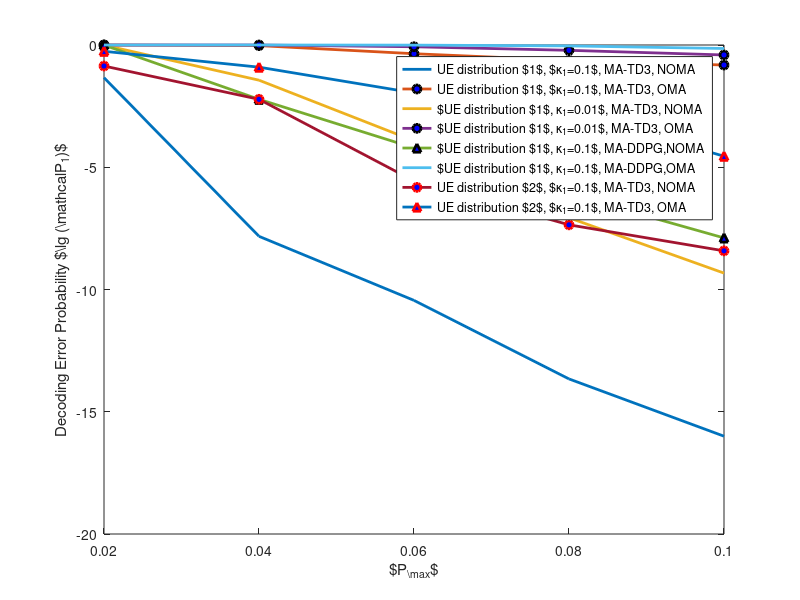

This figure's MATLAB source:
X_1 = [0.02, 0.04, 0.06, 0.08, 0.1];
Y1_NOMA = [-1.333717993, -7.825136502, -10.44519537, -13.65757053, -16];
Y1_OMA = [-1.42E-05,-0.025458926,-0.356210216,-0.629268766,-0.818900052];
Y2_NOMA = [-0.271909959, -2.990650853,-5.692890644,-6.519637193,-9.841153601]; %FIX
Y2_OMA = [-2.88E-03,-0.027303647,-0.147327698,-0.395702838,-0.600764221];
Y3_NOMA = [-0.002032929,-0.391495296,-1.822073156,-2.974095926,-7.442980097];%3 U 
Y3_OMA = [-2.98E-11,-1.93E-07,-8.47E-07,-1.86E-05,-8.91E-05];
Y4_NOMA = [-0.004375222,-1.439502907,-3.918489578,-7.066198785,-9.329658858];%0.01 
Y4_OMA = [-2.25E-06,-0.000636687,-0.071654114,-0.217504705,-0.407177846];
Y5_NOMA = [-0.004367413,-2.221372461,-4.209532276,-6.103669332,-7.890873251];%ddpg 
Y5_OMA = [-4.12E-11,-9.69E-05,-0.004444109,-0.037339037,-0.142955241];
Y6_NOMA = [-0.859490241,-2.221372461,-5.558103089,-7.355402684,-8.419060732];%2 envir
Y6_OMA = [-2.57E-01,-0.906342075,-1.958136833,-2.708482246,-4.548873318];

% fig = figure;
% left_color = [0 0 0];
% right_color = [0 0 0];
% set(fig,'defaultAxesColorOrder',[left_color; right_color]);

%激活左侧
% yyaxis left
p1=plot(X_1,Y1_NOMA,'LineWidth',2, 'MarkerSize',6, 'MarkerEdgeColor', 'k', 'MarkerFaceColor','b');
hold on
p2=plot(X_1,Y1_OMA,'-o','LineWidth',2, 'MarkerSize',6, 'MarkerEdgeColor', 'k', 'MarkerFaceColor','b');
hold on
% p3=plot(X_1,Y2_NOMA,'-^','LineWidth',2, 'MarkerSize',6, 'MarkerEdgeColor', 'k', 'MarkerFaceColor','b');
% ylabel('Averaged data rate recieved by each robot')
% hold on
% % yyaxis right
% p4=plot(X_1,Y2_OMA,'LineWidth',2, 'MarkerSize',6, 'MarkerEdgeColor', 'r', 'MarkerFaceColor','b');
% hold on
% p5=plot(X_1,Y3_NOMA,'-o','LineWidth',2, 'MarkerSize',6, 'MarkerEdgeColor', 'r', 'MarkerFaceColor','b');
% hold on
% p6=plot(X_1,Y3_OMA,'-^','LineWidth',2, 'MarkerSize',6, 'MarkerEdgeColor', 'r', 'MarkerFaceColor','b');
% hold on
p1=plot(X_1,Y4_NOMA,'LineWidth',2, 'MarkerSize',6, 'MarkerEdgeColor', 'k', 'MarkerFaceColor','b');
hold on
p2=plot(X_1,Y4_OMA,'-o','LineWidth',2, 'MarkerSize',6, 'MarkerEdgeColor', 'k', 'MarkerFaceColor','b');
hold on
p3=plot(X_1,Y5_NOMA,'-^','LineWidth',2, 'MarkerSize',6, 'MarkerEdgeColor', 'k', 'MarkerFaceColor','b');
ylabel('Averaged data rate recieved by each robot')
hold on
% yyaxis right
p4=plot(X_1,Y5_OMA,'LineWidth',2, 'MarkerSize',6, 'MarkerEdgeColor', 'r', 'MarkerFaceColor','b');
hold on
p5=plot(X_1,Y6_NOMA,'-o','LineWidth',2, 'MarkerSize',6, 'MarkerEdgeColor', 'r', 'MarkerFaceColor','b');
hold on
p6=plot(X_1,Y6_OMA,'-^','LineWidth',2, 'MarkerSize',6, 'MarkerEdgeColor', 'r', 'MarkerFaceColor','b');
hold on
ylabel('Decoding Error Probability $\lg (\mathcal{P}_1)$')
xlabel('$P_{\max}$')
legend('UE distribution $1$, $\kappa_1=0.1$, MA-TD3, NOMA','UE distribution $1$, $\kappa_1=0.1$, MA-TD3, OMA','$UE distribution $1$, \kappa_1=0.01$, MA-TD3, NOMA','$UE distribution $1$, \kappa_1=0.01$, MA-TD3, OMA','$UE distribution $1$, \kappa_1=0.1$, MA-DDPG,NOMA','$UE distribution $1$, \kappa_1=0.1$, MA-DDPG,OMA','UE distribution $2$, $\kappa_1=0.1$, MA-TD3, NOMA','UE distribution $2$, $\kappa_1=0.1$, MA-TD3, OMA')
% set(get(a(1),'Ylabel'),'String','Averaged data rate of each robot')
% set(get(a(2),'Ylabel'),'String','Averaged arriving step of each robot')

box on
grid off
